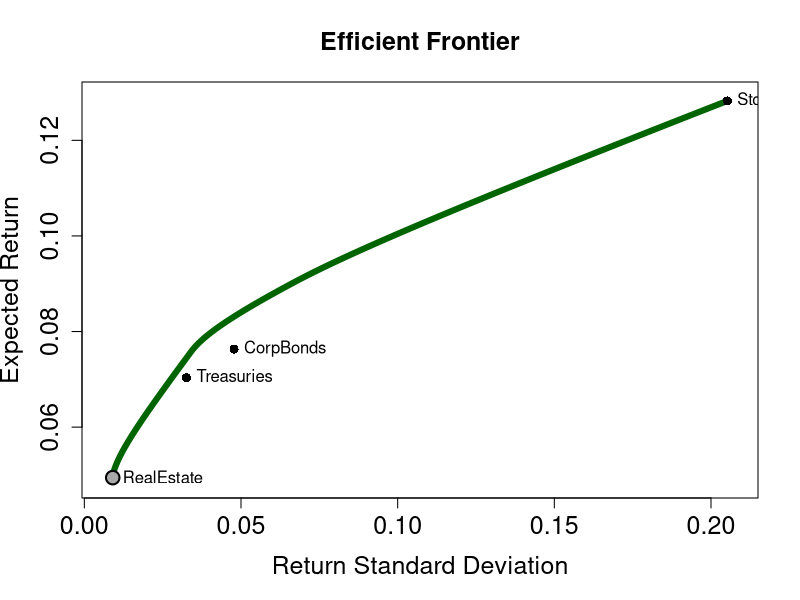
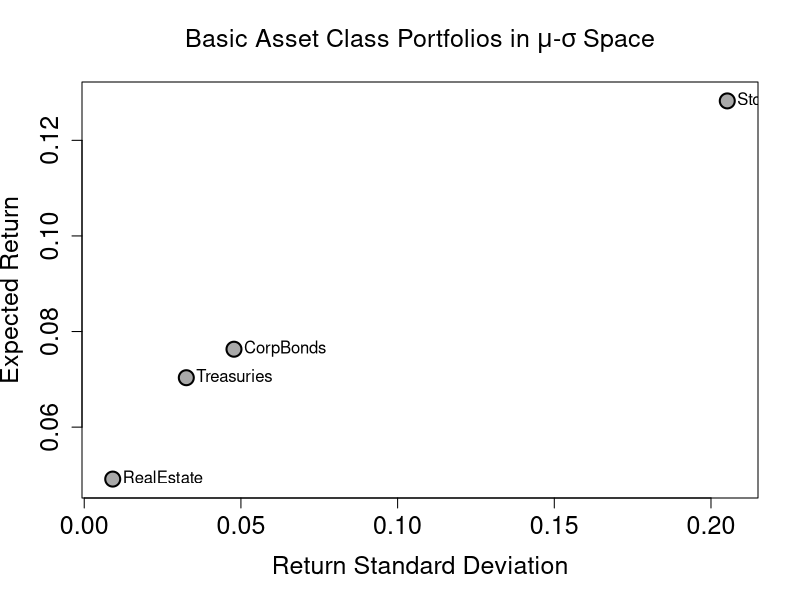
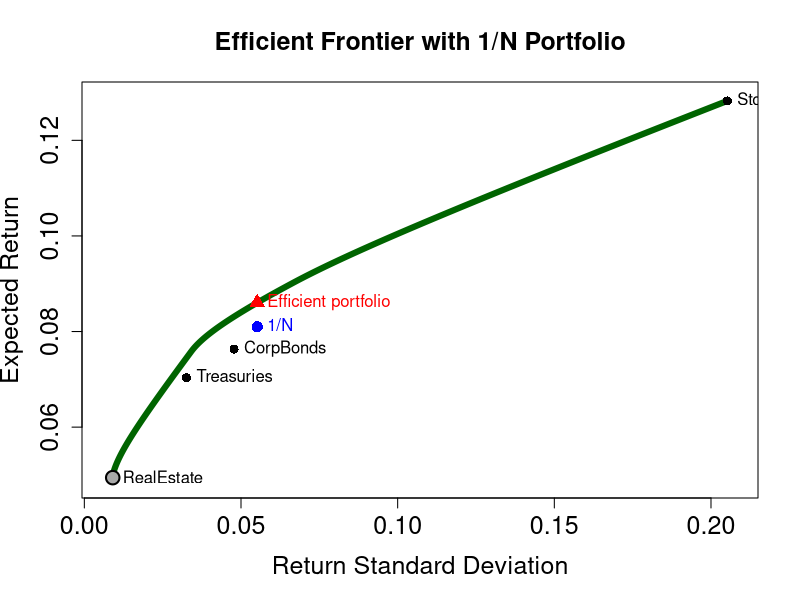

Write the R code that produced these figures, in order.
library(quadprog)     # Load quadprog package

# Import & clean data (same as Ex. 1)
#-----------------------------------------------------------
# Save time series data from .csv file into a data frame
data <- read.csv2("Asset_Classes.csv", header = TRUE, stringsAsFactors = FALSE)

# Convert the first column of the data frame to date format
data$Date <- as.Date(data$Date, "%d.%m.%Y")

# Convert remaining columns to numerical format
for(i in 2:length(data[1,])){data[,i] <- as.numeric(data[,i])}

# Display head and check structure (str) of the data frame
head(data)
str(data)

# split now the data & use the hint i.e. by using the indices
# January 1993 - December 2002
train_data <- data[1:120, ]
# January 2003 - December 2012
test_data <- data[121:240, ]

#-----------------------------------------------------------
#-----------------------------------------------------------
# Markowitz model 

# expected returns, standard deviations, and the covariance matrix of the returns
# Number of risky assets: exclude Date and Rf
N <- ncol(train_data) - 2

# Create vector to store mean returns
MU <- rep(NA, N)

# Fill vector with monthly mean returns for each asset
for(i in 2:(ncol(train_data)-1)) {
  MU[i-1] <- mean(train_data[, i], na.rm = TRUE) * 12
}

# Covariance matrix of risky asset returns only
SIGMA <- cov(na.omit(train_data[, 2:(ncol(train_data)-1)])) * 12

# Variances and standard deviations
VAR <- diag(SIGMA)
SD <- sqrt(VAR)
#---------------------------
# preparation for the optimization
# Define number and type of constraints
n <- 2 + N   # Total number of constraints (2 basic + N short-sale constraints)
meq <- 2     # First "meq" constraints treated as equalities

# dvec set to zero (we specify the target function in terms of the variance only)
dvec <- rep(0,N)    

# Amat includes left-hand-side values of the constraints; see **slide 14**
Amat <- matrix(NA, N, n)    # Create matrix to store the constraints
Amat[,1] <- MU              # (i)   w1*mu1 + w2*mu2 = mup (find minimum variance for a given mean)
Amat[,2] <- rep(1, N)       # (ii)  SUM(w_i) = 1          (budget constraint) 
for(i in 1:N){              # (iii) w_i >= 0              (short-sale constraints)
  constraint <- rep(0,N)    # Create vector with N zeros
  constraint[i] <- 1        # Set 1 for the short-sale constraints (w*1), 0 for unconstrained frontier
  Amat[,i+2] <- constraint}

stepsize <- 0.0001                        # Stepsize for vector with fixed mean returns for optimization (first constraint)
mu_bar <- seq(min(MU),max(MU),stepsize)   # Fixed mean returns for optimization (first constraint) 
#mu_bar <- seq(0,1, stepsize)             # Use this for unconstrained frontier

#-----------------------------------------------------------
# Create objects to store efficient frontier
#-----------------------------------------------------------
w <- matrix(NA, N, length(mu_bar))        # Matrix for weights of efficient portfolios
# w[,1:10]                                # View first 10 columns of matrix w to see structure
mu <- rep(NA,length(mu_bar))              # Vector for means of efficient portfolios
sigma <- rep(NA,length(mu_bar))           # Vector for standard deviations of efficient portfolios
#-----------------------------------------------------------
#### Optimization for Efficient Frontier ####
# bvec = c(mu_bar[i], 1, rep(0,N))
# these contain the constrains from **page 14** of the lecture slides
#-----------------------------------------------------------
for(i in 1:length(mu_bar)) {
  w[,i] <- solve.QP(Dmat = SIGMA, 
                    dvec = dvec, 
                    Amat = Amat,
                    bvec = c(mu_bar[i], 1, rep(0,N)),
                    meq = meq)$solution
  mu[i] <- t(w[,i]) %*% MU
  sigma[i] <- sqrt(t(w[,i]) %*% SIGMA %*% w[,i])}


identical(mu,mu_bar)
#-----------------------------------------------------------^
# Find minimum variance portfolio
#-----------------------------------------------------------
# Look up the position of the smallest standard deviation 
# in the vector "sigma". This position index is stored as  
# scalar object "min_var"

min_var <- which.min(abs(min(sigma) - sigma)) 
#Alternative that finds closest value
#-----------------------------------------------------------
#########################################
# Plot the efficient frontier
#########################################
asset_names <- colnames(data)[2:(ncol(data)-1)]
eff <- mu >= mu[min_var]

x_all <- c(sigma[eff], SD)
y_all <- c(mu[eff], MU)

x_pad <- 0.05 * diff(range(x_all))
y_pad <- 0.05 * diff(range(y_all))

plot(sigma[eff], mu[eff], type = "l",
     lwd = 6,
     xlim = range(x_all) + c(-x_pad, x_pad),
     ylim = range(y_all) + c(-y_pad, y_pad),
     xaxs = "i", yaxs = "i", col = "darkgreen",
     main = "Efficient Frontier",
     xlab = "Return Standard Deviation", ylab = "Expected Return",
     cex.axis = 1.5, cex.lab = 1.5, cex.main = 1.5)

points(SD, MU, pch = 16, cex = 1.2, col = "black")
text(SD, MU, labels = asset_names, pos = 4, cex = 1)

points(sigma[min_var], mu[min_var],
       pch = 21, cex = 1.8, lwd = 2,
       col = "black", bg = "darkgrey")

#########################################
# Plot the 4 basic asset classes in the mu-sigma space
#########################################
asset_names <- colnames(train_data)[2:(ncol(train_data)-1)]

x_pad <- 0.05 * diff(range(SD))
y_pad <- 0.05 * diff(range(MU))

plot(SD, MU, type = "p",
     pch = 21, cex = 2, lwd = 2,
     col = "black", bg = "darkgrey",
     xlim = range(SD) + c(-x_pad, x_pad),
     ylim = range(MU) + c(-y_pad, y_pad),
     xaxs = "i", yaxs = "i",
     main = expression(paste("Basic Asset Class Portfolios in ", mu, "-", sigma, " Space")),
     xlab = "Return Standard Deviation", ylab = "Expected Return",
     cex.axis = 1.5, cex.lab = 1.5, cex.main = 1.5)

text(SD, MU, labels = asset_names, pos = 4, cex = 1)

#########################################
# 1/N Strategy
#########################################
# Monthly return vector of the equally weighted portfolio
ret_1N <- rowMeans(train_data[, 2:(ncol(train_data)-1)])

# Sample mean and sample standard deviation of historical monthly returns
mean_1N_monthly <- mean(ret_1N) 
mean_1N_annualized <- mean_1N_monthly * 12

sd_1N_monthly   <- sd(ret_1N)
sd_1N_annualized <- sqrt(12) * sd_1N_monthly 

idx_nearest_efficient_portfolio <- which.min(abs(sigma - sd_1N_annualized)) 
mu[idx_nearest_efficient_portfolio]
sigma[idx_nearest_efficient_portfolio]
w[, idx_nearest_efficient_portfolio]

#########################################
# Replot efficient frontier and add 1/N portfolio
#########################################

asset_names <- colnames(train_data)[2:(ncol(train_data)-1)]
eff <- mu >= mu[min_var]

x_all <- c(sigma[eff], SD, sd_1N_annualized)
y_all <- c(mu[eff], MU, mean_1N_annualized)

x_pad <- 0.05 * diff(range(x_all))
y_pad <- 0.05 * diff(range(y_all))

plot(sigma[eff], mu[eff], type = "l",
     lwd = 6,
     xlim = range(x_all) + c(-x_pad, x_pad),
     ylim = range(y_all) + c(-y_pad, y_pad),
     xaxs = "i", yaxs = "i", col = "darkgreen",
     main = "Efficient Frontier with 1/N Portfolio",
     xlab = "Return Standard Deviation", ylab = "Expected Return",
     cex.axis = 1.5, cex.lab = 1.5, cex.main = 1.5)

# Asset class portfolios
points(SD, MU, pch = 16, cex = 1.2, col = "black")
text(SD, MU, labels = asset_names, pos = 4, cex = 1)
# Minimum-variance portfolio
points(sigma[min_var], mu[min_var],
       pch = 21, cex = 1.8, lwd = 2,
       col = "black", bg = "darkgrey")
# --- --- ---
# 1/N portfolio
points(sd_1N_annualized, mean_1N_annualized,
       pch = 16, cex = 1.5, col = "blue")
text(sd_1N_annualized, mean_1N_annualized,
     labels = "1/N", pos = 4, cex = 1, col = "blue")
# --- --- --- 
# Efficient portfolio with same standard deviation as 1/N
points(sigma[idx_nearest_efficient_portfolio],
       mu[idx_nearest_efficient_portfolio],
       pch = 17, cex = 1.6, col = "red")
text(sigma[idx_nearest_efficient_portfolio],
     mu[idx_nearest_efficient_portfolio],
     labels = "Efficient portfolio", pos = 4, cex = 1, col = "red")

#########################################
# d) Out-of-sample Sharpe Ratios
#########################################

# Test-period risky asset returns (exclude Date and Rf)
test_returns <- test_data[, 2:(ncol(test_data)-1)]

# Contemporaneous monthly risk-free rates in the test period
rf_test <- test_data[, ncol(test_data)]   # same as test_data$Rf if the column is named "Rf"

# 1/N portfolio: realized monthly returns in the test period
ret_1N_test <- rowMeans(test_returns)

# Efficient portfolio from part c): realized monthly returns in the test period
w_eff <- w[, idx_nearest_efficient_portfolio]
ret_eff_test <- as.numeric(as.matrix(test_returns) %*% w_eff)

# Excess returns using the contemporaneous monthly risk-free rate
excess_1N_test  <- ret_1N_test  - rf_test
excess_eff_test <- ret_eff_test - rf_test

# Out-of-sample Sharpe ratios (monthly, as defined in the problem set)
SR_1N_oos  <- mean(excess_1N_test)  / sd(excess_1N_test)
SR_eff_oos <- mean(excess_eff_test) / sd(excess_eff_test)

# Optional: store everything in one data frame for inspection
oos_results <- data.frame(
  Date = test_data$Date,
  rf = rf_test,
  ret_1N = ret_1N_test,
  ret_eff = ret_eff_test,
  excess_1N = excess_1N_test,
  excess_eff = excess_eff_test
)

# Print the Sharpe ratios
cat("Out-of-sample Sharpe Ratio (1/N portfolio):", round(SR_1N_oos, 4), "\n")
cat("Out-of-sample Sharpe Ratio (efficient portfolio):", round(SR_eff_oos, 4), "\n")
